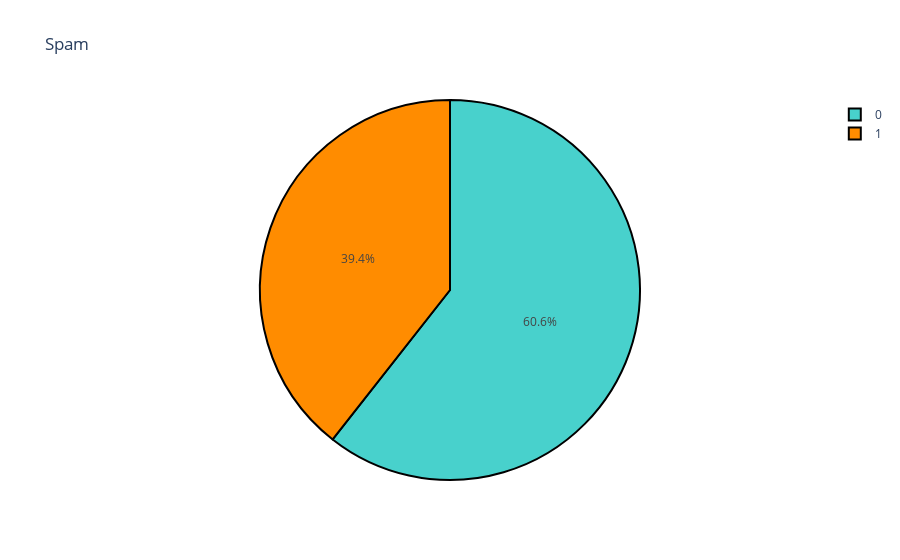

The notebook cell saved with this chart:
### Markdown cell above
### 3.1) Visualização das classes do DB:
A visualização das classes permite observar que o Database é levemente não balanceado

### Code cell
dist = spam['class'].value_counts()
colors = ['mediumturquoise', 'darkorange']
trace = go.Pie(values=(np.array(dist)),labels=dist.index)
layout = go.Layout(title='Spam')
data = [trace]
fig = go.Figure(trace,layout)
fig.update_traces(marker=dict(colors=colors, line=dict(color='#000000', width=2)))
fig.show()

### Figure 1 — Plotly figure (JSON) as saved in the notebook; plotly's stock layout.template omitted (floating-point values rounded to 4 significant figures)
{"data": [{"labels": [0, 1], "marker": {"colors": ["mediumturquoise", "darkorange"], "line": {"color": "#000000", "width": 2}}, "type": "pie", "values": [2788, 1813]}], "layout": {"title": {"text": "Spam"}}}
